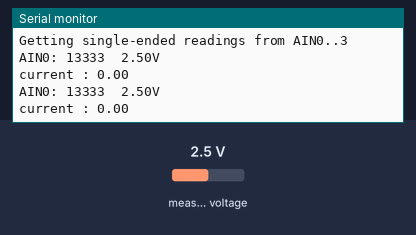
Bench run of a sketch on a simulated ESP32. Parts: the last lines printed to the serial monitor. The test bench sets the inputs (shaded band); at power-on: measured voltage 2.5 V.

Above: at 1.2 s.
1.3 s: measured voltage set to 0.1 V
At 2.6 s:
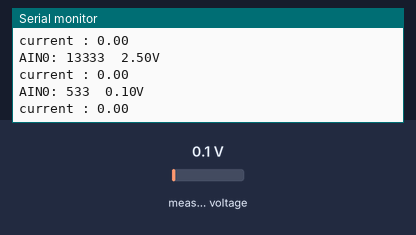
2.8 s: measured voltage set to 1.2 V
At 3.9 s:
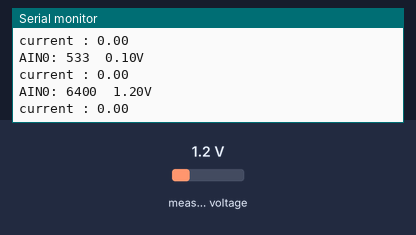
Timing chart, 0 to 5.8 s (numbered marks = the images above; inputs shaded):
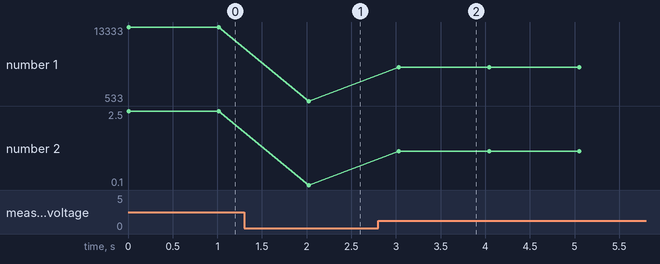

Measured:
- after the input at 1.3 s, the serial monitor: prints a new line after 0.73 s (image 1)
- after the input at 2.8 s, the serial monitor: prints a new line after 0.23 s (image 2)
- plotted number 1: 13333 → 533 after the input at 1.3 s, 533 → 6400 after the input at 2.8 s
- plotted number 2: 2.5 → 0.1 after the input at 1.3 s, 0.1 → 1.2 after the input at 2.8 s

The sketch:

esp32_acs712_ads1115.ino
```cpp
#include <Adafruit_ADS1X15.h>

Adafruit_ADS1115 ads;  /* Use this for the 16-bit version */
//Adafruit_ADS1015 ads;     /* Use this for the 12-bit version */

void setup() {
  Serial.begin(115200);
  Serial.println("Getting single-ended readings from AIN0..3");
  ads.setGain(GAIN_TWOTHIRDS);  // 2/3x gain +/- 6.144V  1 bit = 3mV      0.1875mV (default)
  if (!ads.begin()) {
    Serial.println("Failed to initialize ADS.");
    while (1);
  }
}

void loop() {
  int16_t adc0;
  float volts0;

  adc0 = ads.readADC_SingleEnded(0);

  volts0 = ads.computeVolts(adc0);


  float current = (volts0 - 2.5) / 0.066;//    sensitivity    \\
                                         //ACS712 ELC-05 = 0.185
                                         //ACS712 ELC-20 = 0.100
                                         //ACS712 ELC-30 = 0.066

  if (current < 0.1) {
    current = 0;
  }
  Serial.print("AIN0: "); Serial.print(adc0); Serial.print("  "); Serial.print(volts0); Serial.println("V");
  Serial.print("current : ");
  Serial.println(current);

  delay(1000);


}
```
